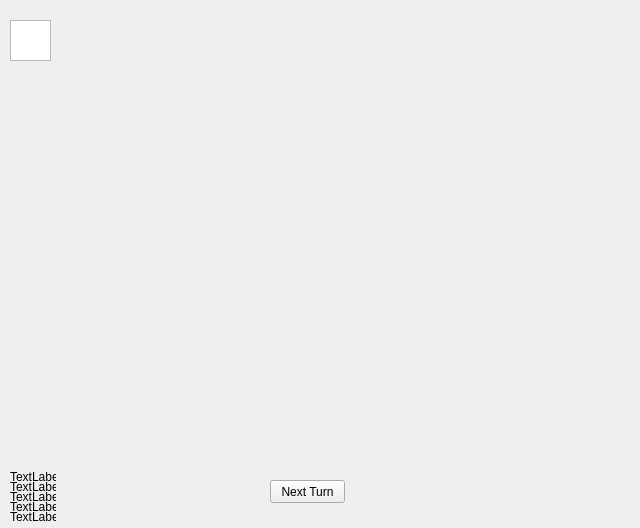
<?xml version="1.0" encoding="UTF-8"?>
<ui version="4.0">
 <class>Gameboard</class>
 <widget class="QMainWindow" name="Gameboard">
  <property name="geometry">
   <rect>
    <x>0</x>
    <y>0</y>
    <width>640</width>
    <height>528</height>
   </rect>
  </property>
  <property name="windowTitle">
   <string>Gameboard</string>
  </property>
  <widget class="QWidget" name="centralWidget">
   <widget class="QGraphicsView" name="graphicsView">
    <property name="geometry">
     <rect>
      <x>10</x>
      <y>20</y>
      <width>41</width>
      <height>41</height>
     </rect>
    </property>
   </widget>
   <widget class="QLabel" name="label">
    <property name="geometry">
     <rect>
      <x>10</x>
      <y>480</y>
      <width>46</width>
      <height>13</height>
     </rect>
    </property>
    <property name="text">
     <string>TextLabel</string>
    </property>
   </widget>
   <widget class="QLabel" name="label_2">
    <property name="geometry">
     <rect>
      <x>10</x>
      <y>490</y>
      <width>46</width>
      <height>13</height>
     </rect>
    </property>
    <property name="text">
     <string>TextLabel</string>
    </property>
   </widget>
   <widget class="QLabel" name="label_3">
    <property name="geometry">
     <rect>
      <x>10</x>
      <y>500</y>
      <width>46</width>
      <height>13</height>
     </rect>
    </property>
    <property name="text">
     <string>TextLabel</string>
    </property>
   </widget>
   <widget class="QLabel" name="label_4">
    <property name="geometry">
     <rect>
      <x>10</x>
      <y>510</y>
      <width>46</width>
      <height>13</height>
     </rect>
    </property>
    <property name="text">
     <string>TextLabel</string>
    </property>
   </widget>
   <widget class="QLabel" name="label_5">
    <property name="geometry">
     <rect>
      <x>10</x>
      <y>470</y>
      <width>46</width>
      <height>13</height>
     </rect>
    </property>
    <property name="text">
     <string>TextLabel</string>
    </property>
   </widget>
   <widget class="QPushButton" name="nextTurnButton">
    <property name="geometry">
     <rect>
      <x>270</x>
      <y>480</y>
      <width>75</width>
      <height>23</height>
     </rect>
    </property>
    <property name="text">
     <string>Next Turn</string>
    </property>
   </widget>
  </widget>
 </widget>
 <layoutdefault spacing="6" margin="11"/>
 <resources/>
 <connections/>
</ui>
